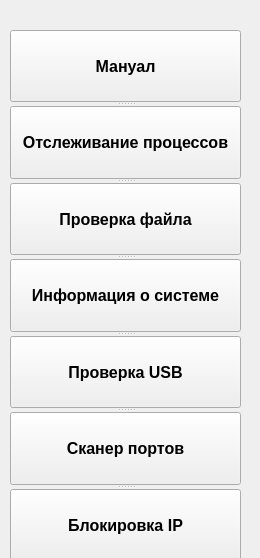
                   <widget class="QWidget" name="page_antivirus_menu">
                    <property name="geometry">
                     <rect>
                      <x>0</x>
                      <y>0</y>
                      <width>260</width>
                      <height>558</height>
                     </rect>
                    </property>
                    <attribute name="label">
                     <string>Антивирус</string>
                    </attribute>
                    <widget class="QSplitter" name="splitter">
                     <property name="geometry">
                      <rect>
                       <x>10</x>
                       <y>30</y>
                       <width>231</width>
                       <height>531</height>
                      </rect>
                     </property>
                     <property name="orientation">
                      <enum>Qt::Vertical</enum>
                     </property>
                     <widget class="QPushButton" name="btn_antivirus_manual">
                      <property name="font">
                       <font>
                        <pointsize>12</pointsize>
                        <weight>75</weight>
                        <bold>true</bold>
                       </font>
                      </property>
                      <property name="text">
                       <string>Мануал</string>
                      </property>
                     </widget>
                     <widget class="QPushButton" name="btn_activity_registration">
                      <property name="font">
                       <font>
                        <pointsize>12</pointsize>
                        <weight>75</weight>
                        <bold>true</bold>
                       </font>
                      </property>
                      <property name="text">
                       <string>Отслеживание процессов</string>
                      </property>
                     </widget>
                     <widget class="QPushButton" name="btn_check_file">
                      <property name="font">
                       <font>
                        <pointsize>12</pointsize>
                        <weight>75</weight>
                        <bold>true</bold>
                       </font>
                      </property>
                      <property name="text">
                       <string>Проверка файла</string>
                      </property>
                     </widget>
                     <widget class="QPushButton" name="btn_information_about_system">
                      <property name="font">
                       <font>
                        <pointsize>12</pointsize>
                        <weight>75</weight>
                        <bold>true</bold>
                       </font>
                      </property>
                      <property name="text">
                       <string>Информация о системе</string>
                      </property>
                     </widget>
                     <widget class="QPushButton" name="btn_check_usb">
                      <property name="font">
                       <font>
                        <pointsize>12</pointsize>
                        <weight>75</weight>
                        <bold>true</bold>
                       </font>
                      </property>
                      <property name="text">
                       <string>Проверка USB</string>
                      </property>
                     </widget>
                     <widget class="QPushButton" name="btn_port_scaner">
                      <property name="font">
                       <font>
                        <pointsize>12</pointsize>
                        <weight>75</weight>
                        <bold>true</bold>
                       </font>
                      </property>
                      <property name="text">
                       <string>Сканер портов</string>
                      </property>
                     </widget>
                     <widget class="QPushButton" name="btn_IP_block">
                      <property name="font">
                       <font>
                        <pointsize>12</pointsize>
                        <weight>75</weight>
                        <bold>true</bold>
                       </font>
                      </property>
                      <property name="text">
                       <string>Блокировка IP</string>
                      </property>
                     </widget>
                    </widget>
                   </widget>
